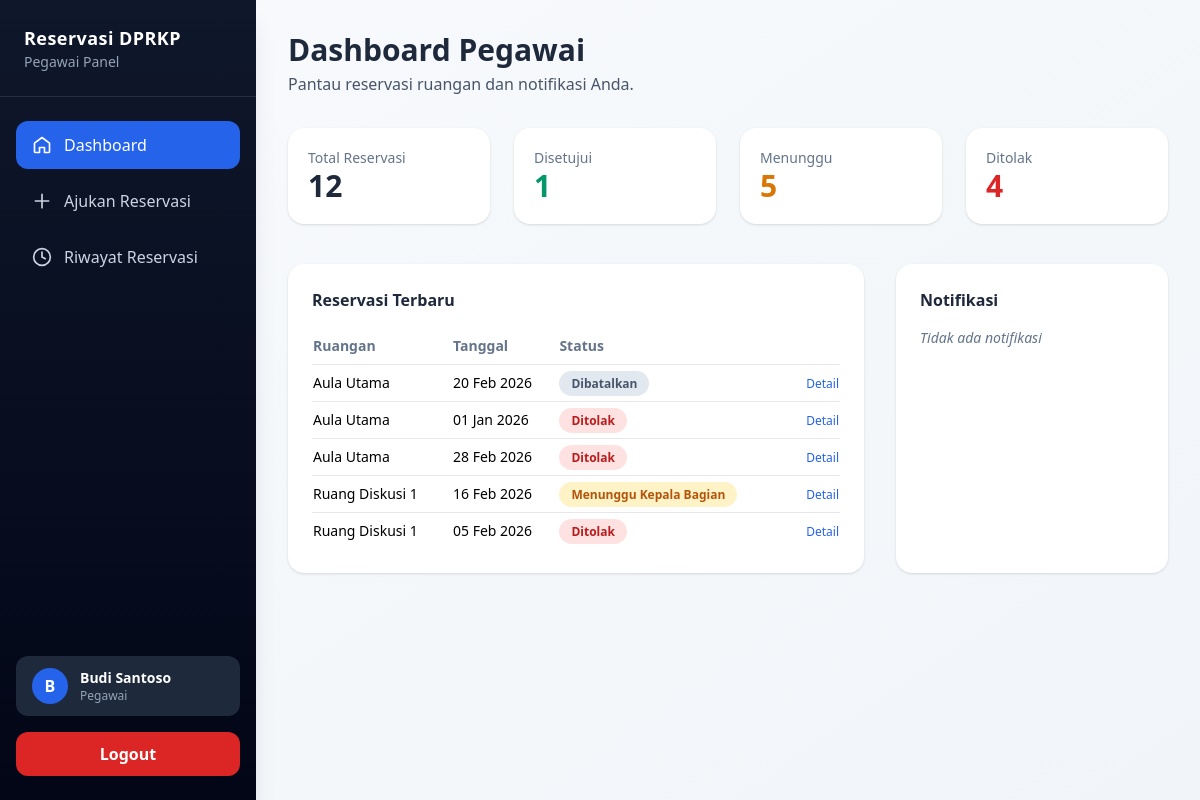
The app's page /pegawai/dashboard.php (signed in) with its own data.
### tables this page shows
CREATE TABLE reservasi (
  id INT UNSIGNED AUTO_INCREMENT PRIMARY KEY,
  user_id INT UNSIGNED NOT NULL,
  ruangan_id INT UNSIGNED NOT NULL,
  tanggal DATE NOT NULL,
  jam_mulai TIME NOT NULL,
  jam_selesai TIME NOT NULL,
  keperluan TEXT NOT NULL,
  jumlah_peserta INT,
  status ENUM(
    'Menunggu Admin',
    'Menunggu Kepala Bagian',
    'Disetujui',
    'Ditolak',
    'Dibatalkan'
  ) DEFAULT 'Menunggu Admin',
  alasan_tolak TEXT,
  kabag_id INT UNSIGNED NULL,
  ttd_kabag VARCHAR(255) NULL,
  created_at TIMESTAMP DEFAULT CURRENT_TIMESTAMP,
  FOREIGN KEY (user_id) REFERENCES users(id),
  FOREIGN KEY (kabag_id) REFERENCES users(id),
  FOREIGN KEY (ruangan_id) REFERENCES ruangan(id)
);

CREATE TABLE ruangan (
  id INT UNSIGNED AUTO_INCREMENT PRIMARY KEY,
  nama_ruangan VARCHAR(100) NOT NULL UNIQUE,
  kapasitas INT NOT NULL,
  status ENUM('Aktif','Nonaktif','Perawatan') DEFAULT 'Aktif',
  created_at TIMESTAMP DEFAULT CURRENT_TIMESTAMP
);

### includes/base-url.php (called while the page is built)
<?php
$baseUrl = '/reservasi_dprkp';

### pegawai/dashboard.php (the view, shortened to what this page needs)
<?php
include '../config/koneksi.php';
$user_id = $_SESSION['id_user'];
$stat = mysqli_fetch_assoc(mysqli_query($koneksi, "
  SELECT
    COUNT(*) AS total,
    SUM(status='Disetujui') AS disetujui,
    SUM(status IN ('Menunggu Admin','Menunggu Kepala Bagian')) AS menunggu,
    SUM(status='Ditolak') AS ditolak
  FROM reservasi
  WHERE user_id = $user_id
"));
$reservasi = mysqli_query($koneksi, "
  SELECT r.*, ru.nama_ruangan
  FROM reservasi r
  JOIN ruangan ru ON r.ruangan_id = ru.id
  WHERE r.user_id = $user_id
  ORDER BY r.created_at DESC
  LIMIT 5
");
$notif = mysqli_query($koneksi, "
  SELECT *
  FROM notifikasi
  WHERE user_id = $user_id
  ORDER BY created_at DESC
  LIMIT 5
");
function badgeStatus($status)
{
  return match ($status) {
    'Disetujui' => 'bg-emerald-100 text-emerald-700',
    'Menunggu Admin', 'Menunggu Kepala Bagian' => 'bg-amber-100 text-amber-700',
    'Ditolak' => 'bg-red-100 text-red-700',
    'Dibatalkan' => 'bg-slate-200 text-slate-600',
    default => 'bg-slate-100 text-slate-600'
  };
}
?>
<!DOCTYPE html>
<html lang="id">
<head>
  <script src="https://cdn.tailwindcss.com"></script>
</head>
<body class="bg-gradient-to-br from-slate-50 to-slate-100 min-h-screen">
  <?php include '../includes/layouts/sidebar.php'; ?>
  <div class="main-content p-4 sm:p-6 lg:p-8 max-w-7xl mx-auto">
    <div class="mb-8">
      <h1 class="text-3xl font-bold text-slate-800 mb-1">Dashboard Pegawai</h1>
      <p class="text-slate-600">Pantau reservasi ruangan dan notifikasi Anda.</p>
    </div>
    <div class="grid grid-cols-1 sm:grid-cols-2 lg:grid-cols-4 gap-6 mb-10">
      <div class="bg-white rounded-2xl shadow p-5">
        <p class="text-sm text-slate-500">Total Reservasi</p>
        <p class="text-3xl font-bold text-slate-800"><?= $stat['total'] ?? 0; ?></p>
      </div>
      <div class="bg-white rounded-2xl shadow p-5">
        <p class="text-sm text-slate-500">Disetujui</p>
        <p class="text-3xl font-bold text-emerald-600"><?= $stat['disetujui'] ?? 0; ?></p>
      </div>
      <div class="bg-white rounded-2xl shadow p-5">
        <p class="text-sm text-slate-500">Menunggu</p>
        <p class="text-3xl font-bold text-amber-600"><?= $stat['menunggu'] ?? 0; ?></p>
      </div>
      <div class="bg-white rounded-2xl shadow p-5">
        <p class="text-sm text-slate-500">Ditolak</p>
        <p class="text-3xl font-bold text-red-600"><?= $stat['ditolak'] ?? 0; ?></p>
      </div>
    </div>
    <div class="grid grid-cols-1 lg:grid-cols-3 gap-8">
      <div class="lg:col-span-2 bg-white rounded-2xl shadow p-6">
        <h2 class="font-semibold text-slate-800 mb-4">Reservasi Terbaru</h2>
        <div class="overflow-x-auto">
          <table class="w-full text-sm">
            <thead>
              <tr class="text-left text-slate-500 border-b">
                <th class="py-2">Ruangan</th>
                <th>Tanggal</th>
                <th>Status</th>
                <th></th>
              </tr>
            </thead>
            <tbody>
              <?php if (mysqli_num_rows($reservasi) > 0): ?>
                <?php while ($r = mysqli_fetch_assoc($reservasi)): ?>
                  <tr class="border-b last:border-none">
                    <td class="py-2 font-medium"><?= htmlspecialchars($r['nama_ruangan']); ?></td>
                    <td><?= date('d M Y', strtotime($r['tanggal'])); ?></td>
                    <td>
                      <span class="px-3 py-1 rounded-full text-xs font-semibold <?= badgeStatus($r['status']); ?>">
                        <?= $r['status']; ?>
                      </span>
                    </td>
                    <td class="text-right">
                      <a href="reservation-history/detail.php?id=<?= $r['id']; ?>"
                        class="text-blue-600 hover:underline text-xs">
                        Detail
                      </a>
                    </td>
                  </tr>
                <?php endwhile; ?>
              <?php endif; ?>
            </tbody>
          </table>
        </div>
      </div>
      <div class="bg-white rounded-2xl shadow p-6">
        <h2 class="font-semibold text-slate-800 mb-4">Notifikasi</h2>
        <div class="space-y-4">
          <?php if (mysqli_num_rows($notif) > 0): ?>
            <?php while ($n = mysqli_fetch_assoc($notif)): ?>
              <div class="border-l-4 pl-3 <?= $n['is_read'] ? 'border-slate-300' : 'border-blue-500'; ?>">
                <p class="text-sm font-semibold"><?= htmlspecialchars($n['judul']); ?></p>
                <p class="text-xs text-slate-600"><?= htmlspecialchars($n['pesan']); ?></p>
                <p class="text-[11px] text-slate-400 mt-1">
                  <?= date('d M Y H:i', strtotime($n['created_at'])); ?>
                </p>
              </div>
            <?php endwhile; ?>
          <?php else: ?>
            <p class="text-slate-500 italic text-sm">Tidak ada notifikasi</p>
          <?php endif; ?>
        </div>
      </div>
    </div>
  </div>
</body>
</html>

### includes/layouts/sidebar.php (shortened to what this page needs)
<?php
require_once __DIR__ . '/../base-url.php';
$nama = $_SESSION['nama'] ?? 'User';
$role = $_SESSION['role'] ?? 'pegawai';
$rolePathMap = [
  'admin' => 'admin',
  'pegawai' => 'pegawai',
  'kepala_bagian' => 'kepala-bagian',
];
$rolePath = $rolePathMap[$role] ?? $role;
$currentUri = $_SERVER['REQUEST_URI'];
function active($path, $currentUri)
{
  return str_contains($currentUri, $path)
    ? 'bg-blue-600 text-white'
    : 'text-slate-300 hover:bg-slate-800 hover:text-white';
}
?>
<script src="https://cdn.tailwindcss.com"></script>
<aside class="fixed left-0 top-0 h-screen w-64 bg-gradient-to-b from-slate-900 to-slate-950 text-white shadow-xl z-50">
  <div class="px-6 py-6 border-b border-white/10">
    <h1 class="text-lg font-bold tracking-wide">Reservasi DPRKP</h1>
    <p class="text-sm text-slate-400">
      <?= ucwords(str_replace('_', ' ', $role)); ?> Panel
    </p>
  </div>
  <nav class="px-4 py-6 space-y-2">
    <a href="<?= $baseUrl ?>/<?= $rolePath ?>/dashboard.php"
      class="flex items-center gap-3 px-4 py-3 rounded-xl transition <?= active('/dashboard.php', $currentUri); ?>">
      <svg class="w-5 h-5" fill="none" stroke="currentColor" stroke-width="2" viewBox="0 0 24 24">
        <path stroke-linecap="round" stroke-linejoin="round"
          d="M3 9.75L12 3l9 6.75V20a1 1 0 01-1 1h-5v-6H9v6H4a1 1 0 01-1-1z" />
      </svg>
      <span>Dashboard</span>
    </a>
    <?php if ($role === 'pegawai'): ?>
      <a href="<?= $baseUrl ?>/pegawai/make-reservation/index.php"
        class="flex items-center gap-3 px-4 py-3 rounded-xl transition <?= active('/pegawai/make-reservation', $currentUri); ?>">
        <svg class="w-5 h-5" fill="none" stroke="currentColor" stroke-width="2" viewBox="0 0 24 24">
          <path stroke-linecap="round" stroke-linejoin="round" d="M12 4v16m8-8H4" />
        </svg>
        <span>Ajukan Reservasi</span>
      </a>
      <a href="<?= $baseUrl ?>/pegawai/reservation-history/index.php"
        class="flex items-center gap-3 px-4 py-3 rounded-xl transition <?= active('/pegawai/reservation-history', $currentUri); ?>">
        <svg class="w-5 h-5" fill="none" stroke="currentColor" stroke-width="2" viewBox="0 0 24 24">
          <path stroke-linecap="round" stroke-linejoin="round"
            d="M12 6v6l4 2M12 22a10 10 0 100-20 10 10 0 000 20z" />
        </svg>
        <span>Riwayat Reservasi</span>
      </a>
    <?php endif; ?>
  </nav>
  <div class="absolute bottom-0 w-full px-4 pb-6">
    <div class="flex items-center gap-3 px-4 py-3 mb-4 bg-slate-800 rounded-xl">
      <div class="h-9 w-9 flex items-center justify-center rounded-full bg-blue-600 font-bold">
        <?= strtoupper(substr($nama, 0, 1)); ?>
      </div>
      <div>
        <p class="text-sm font-semibold"><?= $nama; ?></p>
        <p class="text-xs text-slate-400">
          <?= ucwords(str_replace('_', ' ', $role)); ?>
        </p>
      </div>
    </div>
    <a href="<?= $baseUrl ?>/logout.php"
      class="block text-center bg-red-600 hover:bg-red-700 transition text-white py-2.5 rounded-xl font-semibold">
      Logout
    </a>
  </div>
</aside>

### includes/layouts/sidebar.php (style rules this page uses)
.main-content { margin-left: 16rem; }

### records on screen
reservasi: ruangan.nama_ruangan "Aula Utama", tanggal "20 Feb 2026", status "Dibatalkan"
reservasi: ruangan.nama_ruangan "Aula Utama", tanggal "01 Jan 2026", status "Ditolak"
reservasi: ruangan.nama_ruangan "Aula Utama", tanggal "28 Feb 2026", status "Ditolak"
reservasi: ruangan.nama_ruangan "Ruang Diskusi 1", tanggal "16 Feb 2026", status "Menunggu Kepala Bagian"
reservasi: ruangan.nama_ruangan "Ruang Diskusi 1", tanggal "05 Feb 2026", status "Ditolak"

### other values on screen
str_replace('_', ' ', $role) "Pegawai"
substr($nama, 0, 1) "B"
$nama "Budi Santoso"
$stat['total'] "12"
$stat['disetujui'] "1"
$stat['menunggu'] "5"
$stat['ditolak'] "4"
